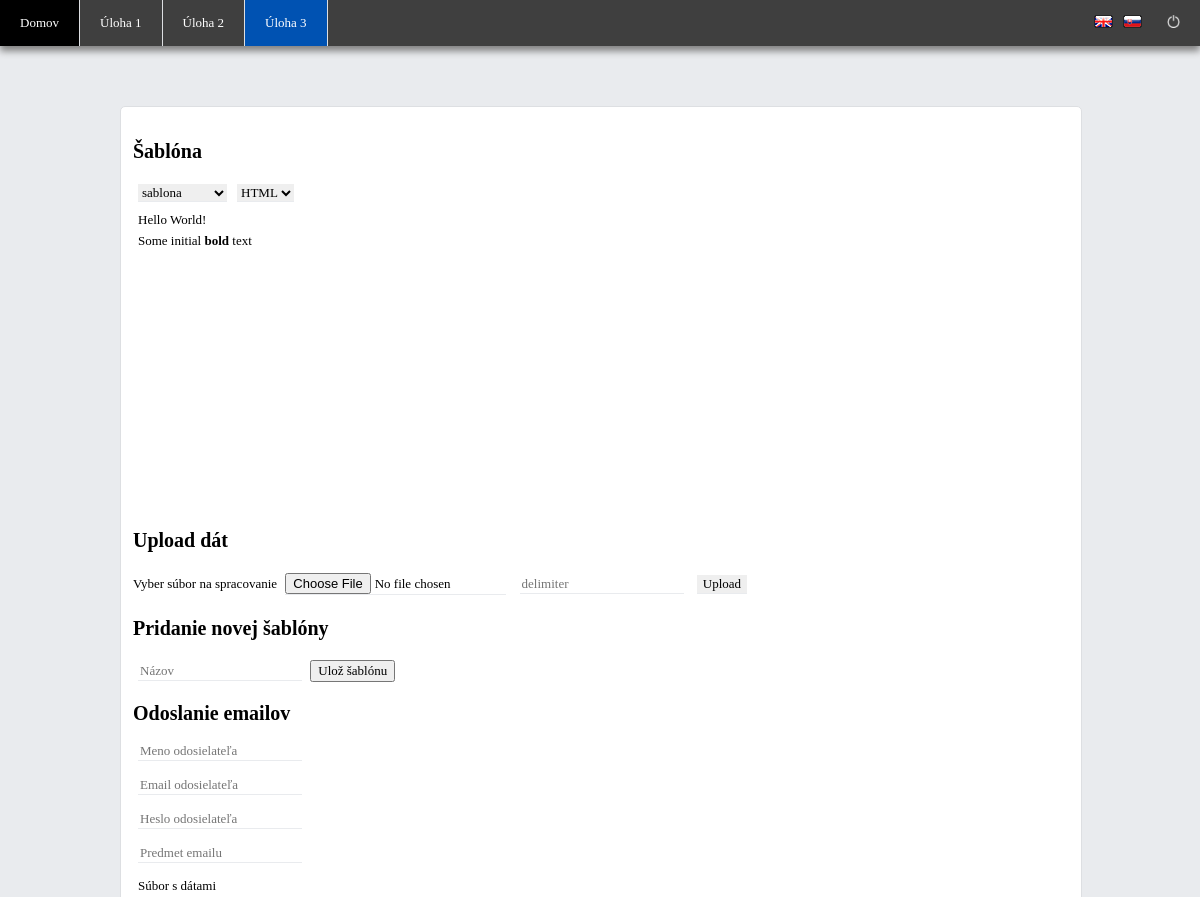
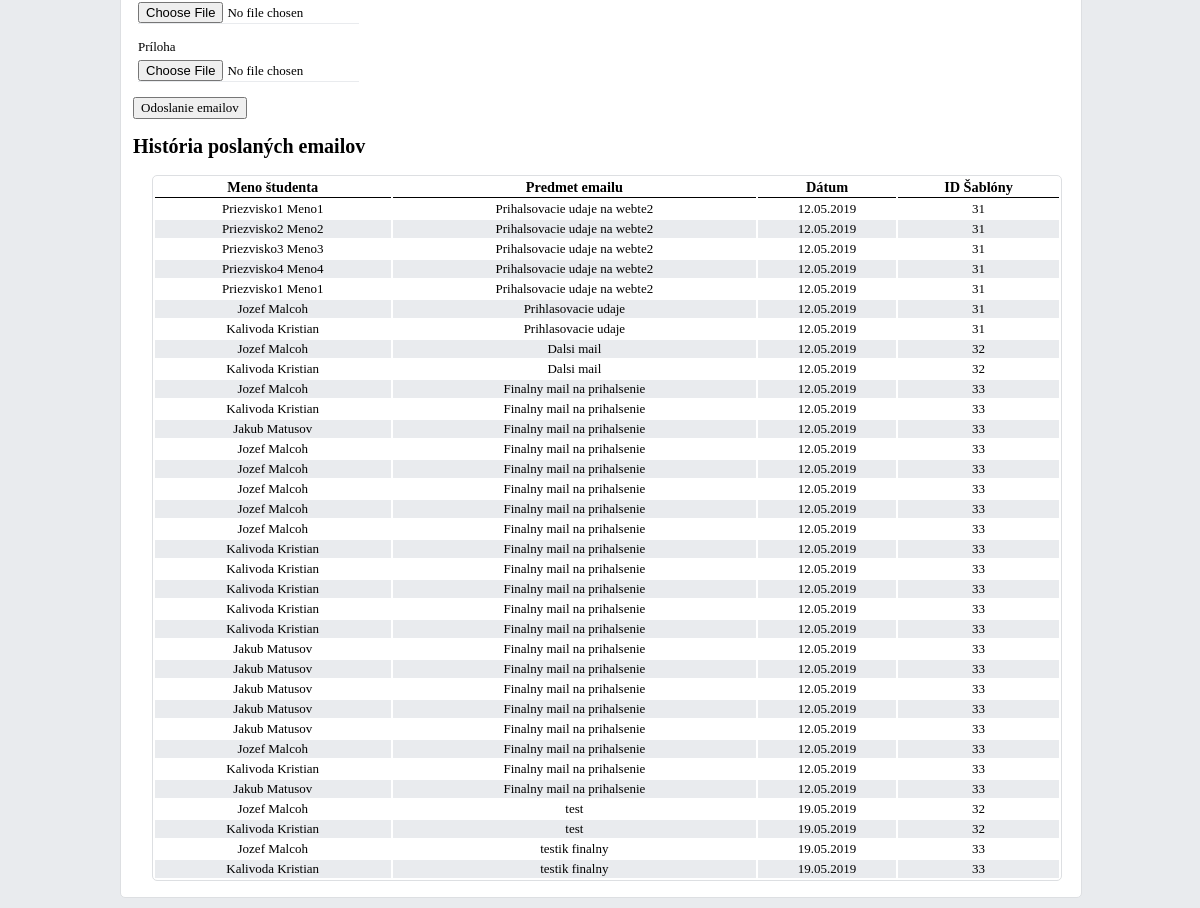
Screenshot of /uloha3.php (signed in) with the database file from the repository (2 pictures, top to bottom).
### tables this page shows
CREATE TABLE `email` (
  `id` int(11) NOT NULL,
  `name` varchar(1000) NOT NULL,
  `subject` varchar(1000) NOT NULL,
  `date` varchar(1000) NOT NULL,
  `sablona` int(11) NOT NULL
);

### displayEmailHistory.php (the view, shortened to what this page needs)
<?php
    $conn = new mysqli($servername, $username, $password, $db);
    mysqli_set_charset($conn, "utf8");
    $sqlGetEmailHistory = "SELECT * FROM email";
    $resultGetEmailHistory = $conn->query($sqlGetEmailHistory);
    echo "<table class='sortable'>";
    echo "<tr>";
    echo "<th>" . STUDENT_NAME . "</th>";
    echo "<th>" . EMAIL_SUBJECT . "</th>";
    echo "<th>" . DATE . "</th>";
    echo "<th>" . TEMPLATE_ID . "</th>";
    echo "</tr>";
    if ($resultGetEmailHistory->num_rows > 0) {
        while ($row = $resultGetEmailHistory->fetch_assoc()) {
            echo "<tr>";
            echo "<td>" . $row['name'] ."</td>";
            echo "<td>" . $row['subject'] . "</td>";
            echo "<td>" . $row['date'] . "</td>";
            echo "<td>" . $row['sablona']. "</td>";
            echo "</tr>";
        }
    }
    echo "</table>";

### uloha3.php (shortened to what this page needs)
<?php
    echo "<p style='hidden' id='lang'>" . $_SESSION["lang"] . "</p>";
    ?>
<!DOCTYPE html>
<html lang="sk">
<head>
    <link rel="stylesheet" href="style.css">
    <link href="https://cdn.quilljs.com/1.3.6/quill.snow.css" rel="stylesheet">
</head>
<body onload="fileDownloadHandler()" onunload="destroy_session()">
    <ul class=horizontal>
        <li><a href="index.php"><?= TEXT_HOME?></a></li>
        <li><a href="uloha1.php"><?= TEXT_TASK1?></a></li>
        <li><a href="uloha2.php"><?= TEXT_TASK2?></a></li>
        <li><a class=active href="uloha3.php"><?= TEXT_TASK3?></a></li>
        <a class="logout" href="uloha3.php?logout=1"><img src="img/turn-off.png" title="Log out"></a>
        <a class="lang" href="uloha3.php?lang=sk"><img class=langimg src="img/sk.png" title="SK"></a>
        <a class="lang" href="uloha3.php?lang=en"><img class=langimg src="img/uk.png" title="EN"></a>
    </ul>
    <section>
        <?php echo "<h1>" . TEMPLATE . "</h1>" ?>
        <?php
        include_once('send_email.php');
        ?>
        <div>
            <?php echo "<h1>" . UPLOAD_DATA . "</h1>"?>
            <form id='formToSendFile' action='javascript:fileDownloadHandler()' method='post'
                enctype='multipart/form-data'>
                <?php echo SELECT_FILE ?>
                <input type="file" name="fileToUpload" id="fileToUpload">
                <input type="text" name="delimiter" id="delimiter" placeholder="delimiter">
                <input type="submit" value="Upload" name="submit">
            </form>
        </div>
        <div>
            <?php echo "<h1>" . ADD_NEW_TEMPLATE . "</h1>"?>
            <input id="title" placeholder=<?php echo TEMPLATE_TITLE ?>>
            <button onclick={saveSchema()}><?php echo SAVE_TEMPLATE ?></button>
        </div>
        <div class="sendEmailContainer">
            <?php echo "<h1>" . SEND_EMAILS . "</h1>" ?>
            <input id="name" placeholder="<?php echo SENDER_NAME?>">
            <input id="email" placeholder="<?php echo SENDER_EMAIL?>">
            <input id="password" type="password" placeholder="<?php echo SENDER_PASSWORD?>">
            <input id="emailTitle" placeholder="<?php echo EMAIL_SUBJECT?>">
            <div>
                <label><?php echo FILE_WITH_DATA ?></label><input id="file" type="file" placeholder="file">
            </div>
            <div>
                <label><?php echo ATTACHMENT?></label><input id="optionalFileToSend" type="file"
                    placeholder="optionalFileToSend">
            </div>
        </div>
        <button onclick={sendEmail()}><?php echo SEND_EMAILS?></button>
        <?php echo "<h1>" . SENT_EMAILS_HISTORY . "</h1>"?>
        <?php include_once('displayEmailHistory.php')?>
    </section>
</body>
</html>

### send_email.php (shortened to what this page needs)
<?php
    $conn = new mysqli($servername, $username, $password, $db);
    mysqli_set_charset($conn, "utf8");
    $sqlGetSchema = "SELECT * FROM sablona";
    $resultGetSchema = $conn->query($sqlGetSchema);
    if ($resultGetSchema->num_rows > 0) {
        echo "<select id='schemaSelect' onchange='selectSchema()'>";
        while ($row = $resultGetSchema->fetch_assoc()) {
            if ($row['id'] === $_GET['selectedSchema']) {
                echo "<option value=" . $row['id'] . " selected='selected'>" . $row['name'] . "</option>";
            } else {
                echo "<option value=" . $row['id'] . ">" . $row['name'] . "</option>";
            }
        }
        echo "</select>";
        echo "<select id='schemaType' onchange='selectSchema()'>";
        if ($_GET['type'] === 'plain') {
            echo "<option value='html'>HTML</option><option value='plain' selected='selected'>plain</option>";
        } else {
            echo "<option value='html' selected='selected'>HTML</option><option value='plain'>plain</option>";
        }
        echo "</select>";
    } else {
        echo "Error: " . $sqlAddSchema . "<br>" . $conn->error;
    }
    if (isset($_GET['selectedSchema'])) {
        $sqlGetSchemaById = "SELECT * FROM sablona WHERE sablona.id='" . $_GET['selectedSchema'] . "'";
        $resultGetSchemaById = $conn->query($sqlGetSchemaById);
        if ($resultGetSchemaById->num_rows > 0) {
            while ($row = $resultGetSchemaById->fetch_assoc()) {
                if (isset($_GET['type']) && $_GET['type'] === 'html') {
                    echo "<div id='editor'> " . $row['text'] . "
                </div>";
                } else {
                    echo "<div><span id='plain' style='white-space: pre-line'>" . $row['plain'] . "
                </span></div>";
                }
            }
        }
    } else {
        echo "<div id='editor'>
            <p>Hello World!</p>
            <p>Some initial <strong>bold</strong> text</p>
            <p><br></p>
           </div>";
    }

### style.css (style rules this page uses)
html * { font-family: Verdana; font-size: small; }
body { margin: 0; background-color: #E9EBEE; }
label { margin: 5px; }
table { border: 1px solid #DDDFE2; border-radius: 5px; width: 96%; margin-left: 2%; margin-right: 2%; background-color: white; }
table, th { text-align: center; }
tr:nth-child(odd) { background: white }
tr:nth-child(even) { background: #E9EBEE }
td { width: auto; text-align: center; empty-cells: hide; }
th { font-size: 110%; width: auto; border-bottom: 1px solid black; }
ul.horizontal { z-index: 19; list-style-type: none; position: fixed; top: 0; width: 100%; margin: 0; padding: 0; overflow: hidden; background-color: #3F3F3F; box-shadow: 0px 5px 7px grey; }
ul.horizontal li { float: left; border-right: 1px solid #DDDFE2; }
li a { display: block; color: white; text-align: center; padding: 15px 20px; text-decoration: none; }
a.active { background-color: #0052B2; }
section { border: 1px solid #DDDFE2; background-color: white; border-radius: 5px; float: left; padding-left: 1%; margin-left: 10%; margin-right: 10%; padding-bottom: 1rem; padding-top: 1rem; margin-bottom: 1rem; margin-top: 5rem; width: 79%; height:auto; }
.logout { float: right; display: block; color: white; text-align: center; padding: 15px 20px; text-decoration: none; }
.lang { float: right; display: block; color: white; text-align: center; padding: 15px 5px; text-decoration: none; }
select { margin: 5px; border: none; border-bottom: 1px solid #E9EBEE; }
input { margin: 5px; border: none; border-bottom: 1px solid #E9EBEE; }
p { margin: 5px; }
img { display: inline-block; max-width: 13px; }
img.langimg { display: inline-block; max-width: 19px; }
h1 { font-size: 20px; }
.sendEmailContainer input { display: block; margin-bottom: 15px; }
#editor { height: 300px; }

### rows the page displays
email: name "Priezvisko1 Meno1", subject "Prihalsovacie udaje na webte2", date "12.05.2019", sablona "31"
email: name "Priezvisko2 Meno2", subject "Prihalsovacie udaje na webte2", date "12.05.2019", sablona "31"
email: name "Priezvisko3 Meno3", subject "Prihalsovacie udaje na webte2", date "12.05.2019", sablona "31"
email: name "Priezvisko4 Meno4", subject "Prihalsovacie udaje na webte2", date "12.05.2019", sablona "31"
email: name "Priezvisko1 Meno1", subject "Prihalsovacie udaje na webte2", date "12.05.2019", sablona "31"
email: name "Jozef Malcoh", subject "Prihlasovacie udaje", date "12.05.2019", sablona "31"
email: name "Kalivoda Kristian", subject "Prihlasovacie udaje", date "12.05.2019", sablona "31"
email: name "Jozef Malcoh", subject "Dalsi mail", date "12.05.2019", sablona "32"
email: name "Kalivoda Kristian", subject "Dalsi mail", date "12.05.2019", sablona "32"
email: name "Jozef Malcoh", subject "Finalny mail na prihalsenie", date "12.05.2019", sablona "33"
email: name "Kalivoda Kristian", subject "Finalny mail na prihalsenie", date "12.05.2019", sablona "33"
email: name "Jakub Matusov", subject "Finalny mail na prihalsenie", date "12.05.2019", sablona "33"
email: name "Jozef Malcoh", subject "Finalny mail na prihalsenie", date "12.05.2019", sablona "33"
email: name "Jozef Malcoh", subject "Finalny mail na prihalsenie", date "12.05.2019", sablona "33"
email: name "Jozef Malcoh", subject "Finalny mail na prihalsenie", date "12.05.2019", sablona "33"
email: name "Jozef Malcoh", subject "Finalny mail na prihalsenie", date "12.05.2019", sablona "33"
email: name "Jozef Malcoh", subject "Finalny mail na prihalsenie", date "12.05.2019", sablona "33"
email: name "Kalivoda Kristian", subject "Finalny mail na prihalsenie", date "12.05.2019", sablona "33"
email: name "Kalivoda Kristian", subject "Finalny mail na prihalsenie", date "12.05.2019", sablona "33"
email: name "Kalivoda Kristian", subject "Finalny mail na prihalsenie", date "12.05.2019", sablona "33"
email: name "Kalivoda Kristian", subject "Finalny mail na prihalsenie", date "12.05.2019", sablona "33"
email: name "Kalivoda Kristian", subject "Finalny mail na prihalsenie", date "12.05.2019", sablona "33"
email: name "Jakub Matusov", subject "Finalny mail na prihalsenie", date "12.05.2019", sablona "33"
email: name "Jakub Matusov", subject "Finalny mail na prihalsenie", date "12.05.2019", sablona "33"
email: name "Jakub Matusov", subject "Finalny mail na prihalsenie", date "12.05.2019", sablona "33"
email: name "Jakub Matusov", subject "Finalny mail na prihalsenie", date "12.05.2019", sablona "33"
email: name "Jakub Matusov", subject "Finalny mail na prihalsenie", date "12.05.2019", sablona "33"
email: name "Jozef Malcoh", subject "Finalny mail na prihalsenie", date "12.05.2019", sablona "33"
email: name "Kalivoda Kristian", subject "Finalny mail na prihalsenie", date "12.05.2019", sablona "33"
email: name "Jakub Matusov", subject "Finalny mail na prihalsenie", date "12.05.2019", sablona "33"
email: name "Jozef Malcoh", subject "test", date "19.05.2019", sablona "32"
email: name "Kalivoda Kristian", subject "test", date "19.05.2019", sablona "32"
email: name "Jozef Malcoh", subject "testik finalny", date "19.05.2019", sablona "33"
email: name "Kalivoda Kristian", subject "testik finalny", date "19.05.2019", sablona "33"

### other values shown
TEXT_HOME "Domov"
TEXT_TASK1 "Úloha 1"
TEXT_TASK2 "Úloha 2"
TEXT_TASK3 "Úloha 3"
TEMPLATE "Šablóna"
UPLOAD_DATA "Upload dát"
SELECT_FILE "Vyber súbor na spracovanie"
ADD_NEW_TEMPLATE "Pridanie novej šablóny"
SAVE_TEMPLATE "Ulož šablónu"
SEND_EMAILS "Odoslanie emailov"
FILE_WITH_DATA "Súbor s dátami"
ATTACHMENT "Príloha"
SENT_EMAILS_HISTORY "História poslaných emailov"
STUDENT_NAME "Meno študenta"
EMAIL_SUBJECT "Predmet emailu"
